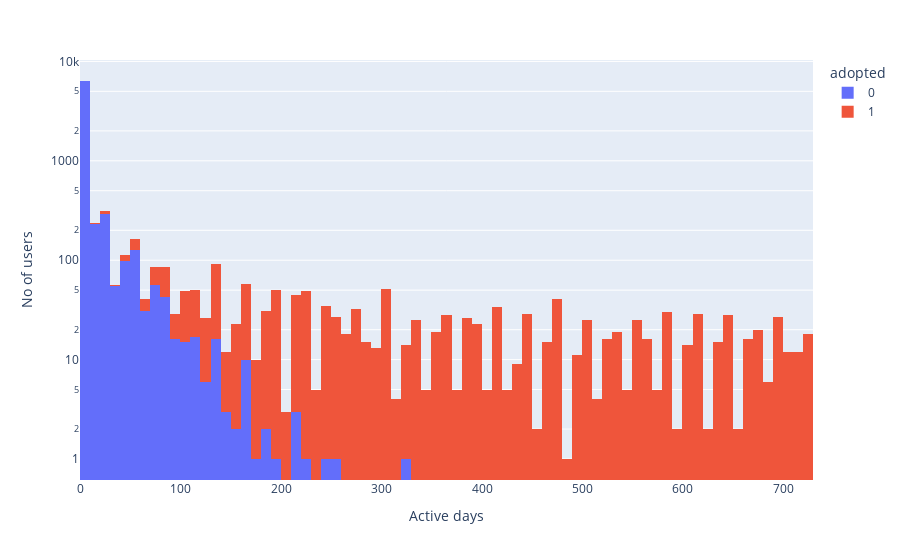

The cell this chart's notebook holds for it:
### Code cell
fig=px.histogram(merged_data,x='active_days',color='adopted',log_y=True)
fig.update_layout(xaxis_title="Active days",yaxis_title="No of users")

### Figure 1 — Plotly figure (JSON) as saved in the notebook; plotly's stock layout.template omitted (floating-point values rounded to 4 significant figures; data arrays with more than 128 entries replaced by an {"elided": "..."} marker saying what was removed)
{"data": [{"alignmentgroup": "True", "bingroup": "x", "hovertemplate": "adopted=0<br>active_days=%{x}<br>count=%{y}<extra></extra>", "legendgroup": "0", "marker": {"color": "#636efa", "pattern": {"shape": ""}}, "name": "0", "offsetgroup": "0", "orientation": "v", "showlegend": true, "type": "histogram", "x": {"elided": "7378 int values"}, "xaxis": "x", "yaxis": "y"}, {"alignmentgroup": "True", "bingroup": "x", "hovertemplate": "adopted=1<br>active_days=%{x}<br>count=%{y}<extra></extra>", "legendgroup": "1", "marker": {"color": "#EF553B", "pattern": {"shape": ""}}, "name": "1", "offsetgroup": "1", "orientation": "v", "showlegend": true, "type": "histogram", "x": {"elided": "1445 int values"}, "xaxis": "x", "yaxis": "y"}], "layout": {"barmode": "relative", "legend": {"title": {"text": "adopted"}, "tracegroupgap": 0}, "margin": {"t": 60}, "xaxis": {"anchor": "y", "domain": [0, 1], "title": {"text": "Active days"}}, "yaxis": {"anchor": "x", "domain": [0, 1], "title": {"text": "No of users"}, "type": "log"}}}
